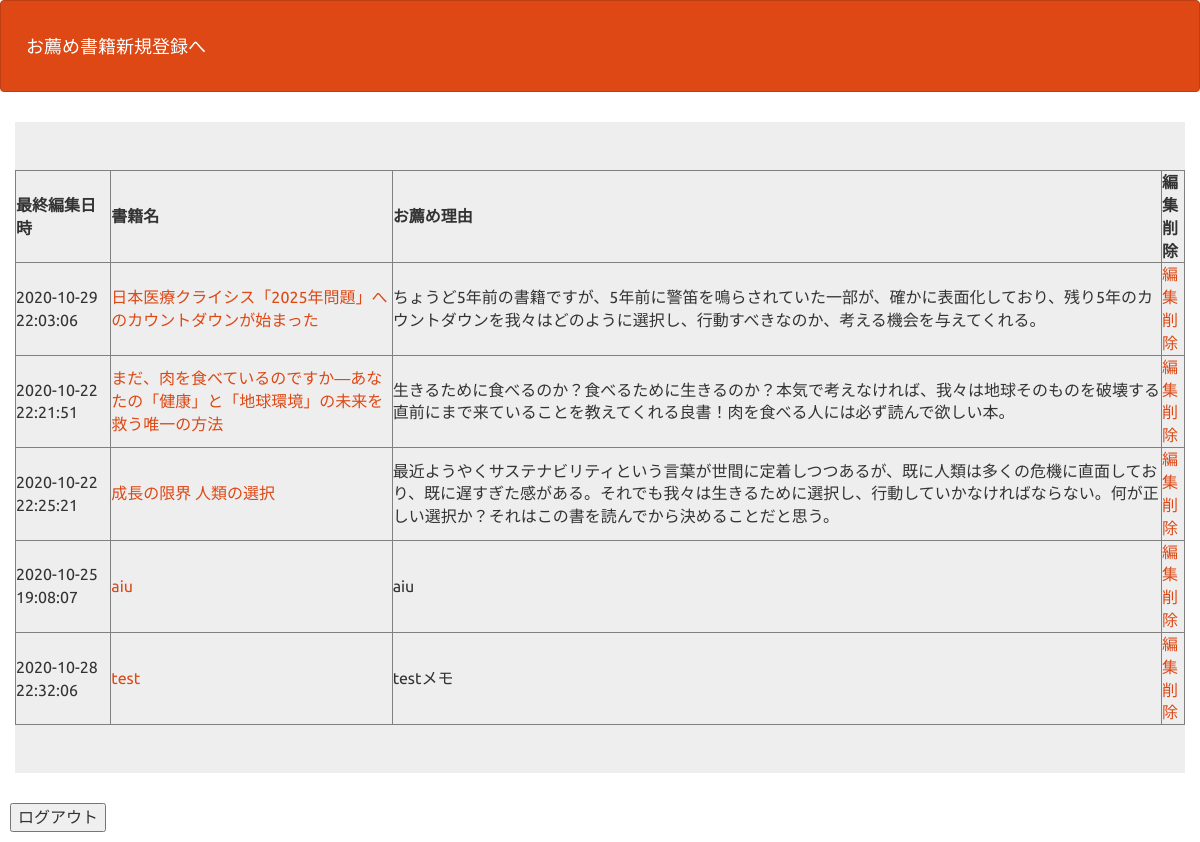
The page /select.php on the database its author committed.
### tables this page shows
CREATE TABLE `gs_bm_table` (
  `id` int(12) NOT NULL,
  `name` varchar(64) NOT NULL,
  `url` text NOT NULL,
  `text` text NOT NULL,
  `indate` datetime NOT NULL
);

### select.php (the view, shortened to what this page needs)
<?php
$pdo = db_conn();
$stmt = $pdo->prepare("SELECT * FROM gs_bm_table");
$status = $stmt->execute();
$view="";
if ($status == false) {
  $error = $stmt->errorInfo();
  exit("ErrorQuery:".$error[2]);
} else {
  while( $result = $stmt->fetch(PDO::FETCH_ASSOC)){
    $view .= '<tr>';
    $view .= '<td>'.$result['indate'].'</td>';
    $view .= '<td><a href="'.$result['url'].'" target=”_blank”>'.$result['name'].'</a>'.'</td>';
    $view .= '<td>'.$result['text'].'</td>';
    $view .= '<td><a href="detail.php?id='.$result["id"].'">編集</a>';
    $view .= '<br>';
    $view .= '<a href="delete.php?id='.$result["id"].'">削除</a></td>';
    $view .= '</tr>';
  }
}
?>
<!DOCTYPE html>
<html lang="ja">
<head>
<link rel="stylesheet" href="css/range.css">
<link href="css/bootstrap.min.css" rel="stylesheet">
</head>
<body id="main">
<header>
  <nav class="navbar navbar-default">
    <div class="container-fluid">
      <div class="navbar-header">
      <a class="navbar-brand" href="bookmark_form.php">お薦め書籍新規登録へ</a>
      </div>
    </div>
  </nav>
</header>
  <div>
    <div class="container jumbotron">
      <table border="1">
          <tr>
              <th>最終編集日時</th>
              <th>書籍名</th>
              <th>お薦め理由</th>
              <th>編集<br>削除</th>
          </tr>
          <?= $view ?>
      </table>
    </div>
    <form action="logout.php" method="POST">
        <input type="submit" name="logout" value="ログアウト">
    </form>
  </div>
</body>
</html>

### select.php (style rules this page uses)
div { padding: 10px;font-size:16px; }

### rows shown on the page
gs_bm_table: indate "2020-10-29 22:03:06", name "日本医療クライシス「2025年問題」へのカウントダウンが始まった", text "ちょうど5年前の書籍ですが、5年前に警笛を鳴らされていた一部が、確かに表面化しており、残り5年のカウントダウンを我々はどのように選択し、行動すべきなのか、考える機会を与えてくれる。"
gs_bm_table: indate "2020-10-22 22:21:51", name "まだ、肉を食べているのですか―あなたの「健康」と「地球環境」の未来を救う唯一の方法", text "生きるために食べるのか？食べるために生きるのか？本気で考えなければ、我々は地球そのものを破壊する直前にまで来ていることを教えてくれる良書！肉を食べる人には必ず読んで欲しい本。"
gs_bm_table: indate "2020-10-22 22:25:21", name "成長の限界 人類の選択", text "最近ようやくサステナビリティという言葉が世間に定着しつつあるが、既に人類は多くの危機に直面しており、既に遅すぎた感がある。それでも我々は生きるために選択し、行動していかなければならない。何が正しい選択か？それはこの書を読んでから決めることだと思う。"
gs_bm_table: indate "2020-10-25 19:08:07", name "aiu", text "aiu"
gs_bm_table: indate "2020-10-28 22:32:06", name "test", text "testメモ"
